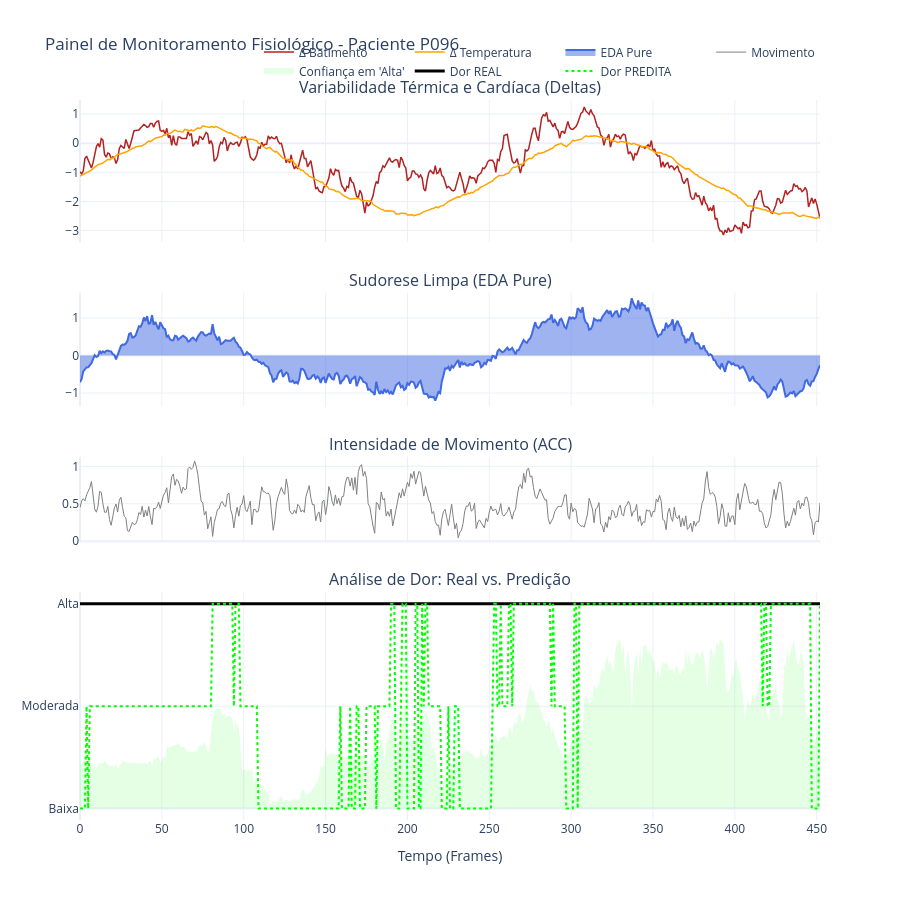

This figure's notebook cell:
### Markdown cell above
**Limitação Biológica:** O corpo do P096 parou de responder ao estímulo de dor. Em medicina, isso pode indicar fadiga do sistema simpático ou simplesmente que o sensor se soltou levemente da pele (ruído de contato).

**Eficiência do Filtro:** O filtro de suavização funcionou perfeitamente. Ele deu uma "chance" de 2 frames (0.5 segundos) para o sinal se recuperar antes de mudar o status no painel.

**Sugestão de Upgrade (Futuro):** Para resolver casos como esse, sistemas avançados usam Multimodalidade com Contexto. Se o sensor diz "Sem Dor", mas o histórico do paciente nos últimos 10 minutos foi "Dor Alta", o sistema gera um alerta de "Inconsistência de Sensor" em vez de simplesmente baixar a guarda.

### Code cell
import plotly.graph_objects as go
from plotly.subplots import make_subplots

def gerar_dashboard_paciente(id_paciente):
    # 1. Preparar os dados
    dados = df_ml_delta[df_ml_delta['person_ID'] == id_paciente].reset_index()
    X_input = dados[features_delta]
    
    # Gerando predições e probabilidades
    dados['pred_bruta'] = model_pers.predict(X_input)
    probs = model_pers.predict_proba(X_input)
    dados['prob_alta'] = probs[:, 2] # Probabilidade da classe 2 (Alta)

    # 2. Criar Subplots
    fig = make_subplots(
        rows=4, cols=1,
        shared_xaxes=True,
        vertical_spacing=0.07,
        subplot_titles=("Variabilidade Térmica e Cardíaca (Deltas)", 
                        "Sudorese Limpa (EDA Pure)", 
                        "Intensidade de Movimento (ACC)", 
                        "Análise de Dor: Real vs. Predição"),
        row_heights=[0.25, 0.2, 0.15, 0.4]
    )

    # LINHA 1: Deltas
    fig.add_trace(go.Scatter(y=dados['hr_norm_delta_base'], name="Δ Batimento", line=dict(color='firebrick', width=1.5)), row=1, col=1)
    fig.add_trace(go.Scatter(y=dados['temp_norm_delta_base'], name="Δ Temperatura", line=dict(color='orange', width=1.5)), row=1, col=1)

    # LINHA 2: EDA
    fig.add_trace(go.Scatter(y=dados['eda_pure'], name="EDA Pure", fill='tozeroy', line=dict(color='royalblue')), row=2, col=1)

    # LINHA 3: Movimento
    fig.add_trace(go.Scatter(y=dados['acc_mag'], name="Movimento", line=dict(color='gray', width=1)), row=3, col=1)

    # LINHA 4: Probabilidade de Dor Alta (Sombra de Fundo)
    fig.add_trace(go.Scatter(y=dados['prob_alta'] * 2, # Multiplicamos por 2 para escalar no gráfico de categorias (0 a 2)
                             name="Confiança em 'Alta'", 
                             fill='tozeroy', 
                             mode='none', 
                             fillcolor='rgba(0, 255, 0, 0.1)'), row=4, col=1)

    # LINHA 4: Dor Real vs Predita (CORRIGIDO: 'dot' em vez de 'shortdot')
    fig.add_trace(go.Scatter(y=dados['pain_cat_aligned'], name="Dor REAL", line=dict(color='black', width=3)), row=4, col=1)
    fig.add_trace(go.Scatter(y=dados['pred_bruta'], name="Dor PREDITA", line=dict(color='lime', dash='dot', width=2)), row=4, col=1)

    # 3. Layout e Estilo
    fig.update_layout(
        height=900, 
        title_text=f"Painel de Monitoramento Fisiológico - Paciente {id_paciente}",
        template="plotly_white",
        hovermode="x unified", # Mostra todos os dados ao passar o mouse em um ponto do tempo
        legend=dict(orientation="h", yanchor="bottom", y=1.02, xanchor="right", x=1)
    )

    fig.update_yaxes(tickvals=[0, 1, 2], ticktext=["Baixa", "Moderada", "Alta"], row=4, col=1)
    fig.update_xaxes(title_text="Tempo (Frames)", row=4, col=1)

    fig.show()

# Testando agora sem erros
gerar_dashboard_paciente("P096")

### Figure 1 — Plotly figure (JSON) as saved in the notebook; plotly's stock layout.template omitted (floating-point values rounded to 4 significant figures; data arrays with more than 128 entries replaced by an {"elided": "..."} marker saying what was removed)
{"data": [{"line": {"color": "firebrick", "width": 1.5}, "name": "Δ Batimento", "type": "scatter", "xaxis": "x", "y": {"elided": "453 float values"}, "yaxis": "y"}, {"line": {"color": "orange", "width": 1.5}, "name": "Δ Temperatura", "type": "scatter", "xaxis": "x", "y": {"elided": "453 float values"}, "yaxis": "y"}, {"fill": "tozeroy", "line": {"color": "royalblue"}, "name": "EDA Pure", "type": "scatter", "xaxis": "x2", "y": {"elided": "453 float values"}, "yaxis": "y2"}, {"line": {"color": "gray", "width": 1}, "name": "Movimento", "type": "scatter", "xaxis": "x3", "y": {"elided": "453 float values"}, "yaxis": "y3"}, {"fill": "tozeroy", "fillcolor": "rgba(0, 255, 0, 0.1)", "mode": "none", "name": "Confiança em 'Alta'", "type": "scatter", "xaxis": "x4", "y": {"elided": "453 float values"}, "yaxis": "y4"}, {"line": {"color": "black", "width": 3}, "name": "Dor REAL", "type": "scatter", "xaxis": "x4", "y": {"elided": "453 float values"}, "yaxis": "y4"}, {"line": {"color": "lime", "dash": "dot", "width": 2}, "name": "Dor PREDITA", "type": "scatter", "xaxis": "x4", "y": {"elided": "453 int values"}, "yaxis": "y4"}], "layout": {"annotations": [{"font": {"size": 16}, "showarrow": false, "text": "Variabilidade Térmica e Cardíaca (Deltas)", "x": 0.5, "xanchor": "center", "xref": "paper", "y": 1, "yanchor": "bottom", "yref": "paper"}, {"font": {"size": 16}, "showarrow": false, "text": "Sudorese Limpa (EDA Pure)", "x": 0.5, "xanchor": "center", "xref": "paper", "y": 0.7325, "yanchor": "bottom", "yref": "paper"}, {"font": {"size": 16}, "showarrow": false, "text": "Intensidade de Movimento (ACC)", "x": 0.5, "xanchor": "center", "xref": "paper", "y": 0.5045, "yanchor": "bottom", "yref": "paper"}, {"font": {"size": 16}, "showarrow": false, "text": "Análise de Dor: Real vs. Predição", "x": 0.5, "xanchor": "center", "xref": "paper", "y": 0.316, "yanchor": "bottom", "yref": "paper"}], "height": 900, "hovermode": "x unified", "legend": {"orientation": "h", "x": 1, "xanchor": "right", "y": 1.02, "yanchor": "bottom"}, "title": {"text": "Painel de Monitoramento Fisiológico - Paciente P096"}, "xaxis": {"anchor": "y", "domain": [0, 1], "matches": "x4", "showticklabels": false}, "xaxis2": {"anchor": "y2", "domain": [0, 1], "matches": "x4", "showticklabels": false}, "xaxis3": {"anchor": "y3", "domain": [0, 1], "matches": "x4", "showticklabels": false}, "xaxis4": {"anchor": "y4", "domain": [0, 1], "title": {"text": "Tempo (Frames)"}}, "yaxis": {"anchor": "x", "domain": [0.8025, 1]}, "yaxis2": {"anchor": "x2", "domain": [0.5745, 0.7325]}, "yaxis3": {"anchor": "x3", "domain": [0.386, 0.5045]}, "yaxis4": {"anchor": "x4", "domain": [0, 0.316], "ticktext": ["Baixa", "Moderada", "Alta"], "tickvals": [0, 1, 2]}}}
